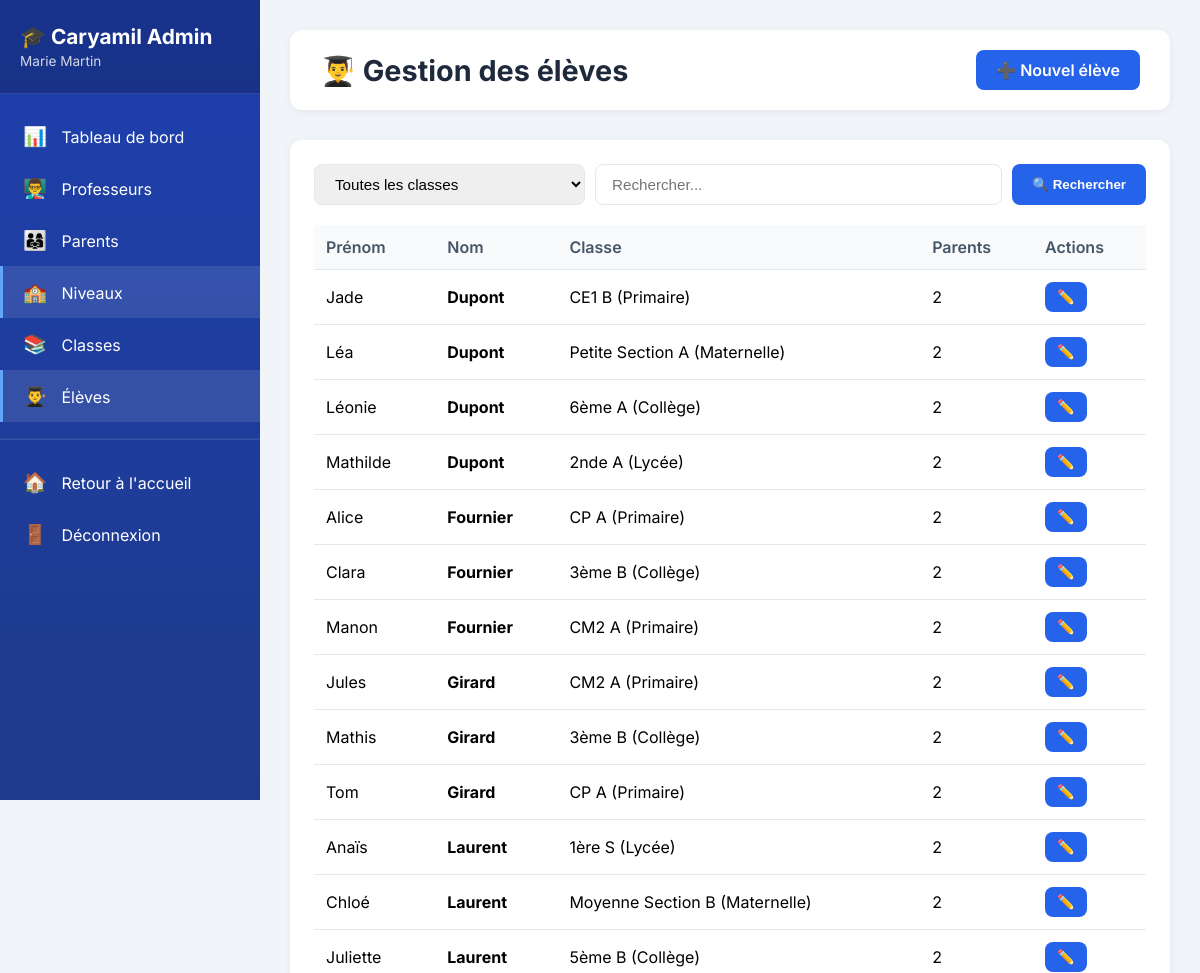
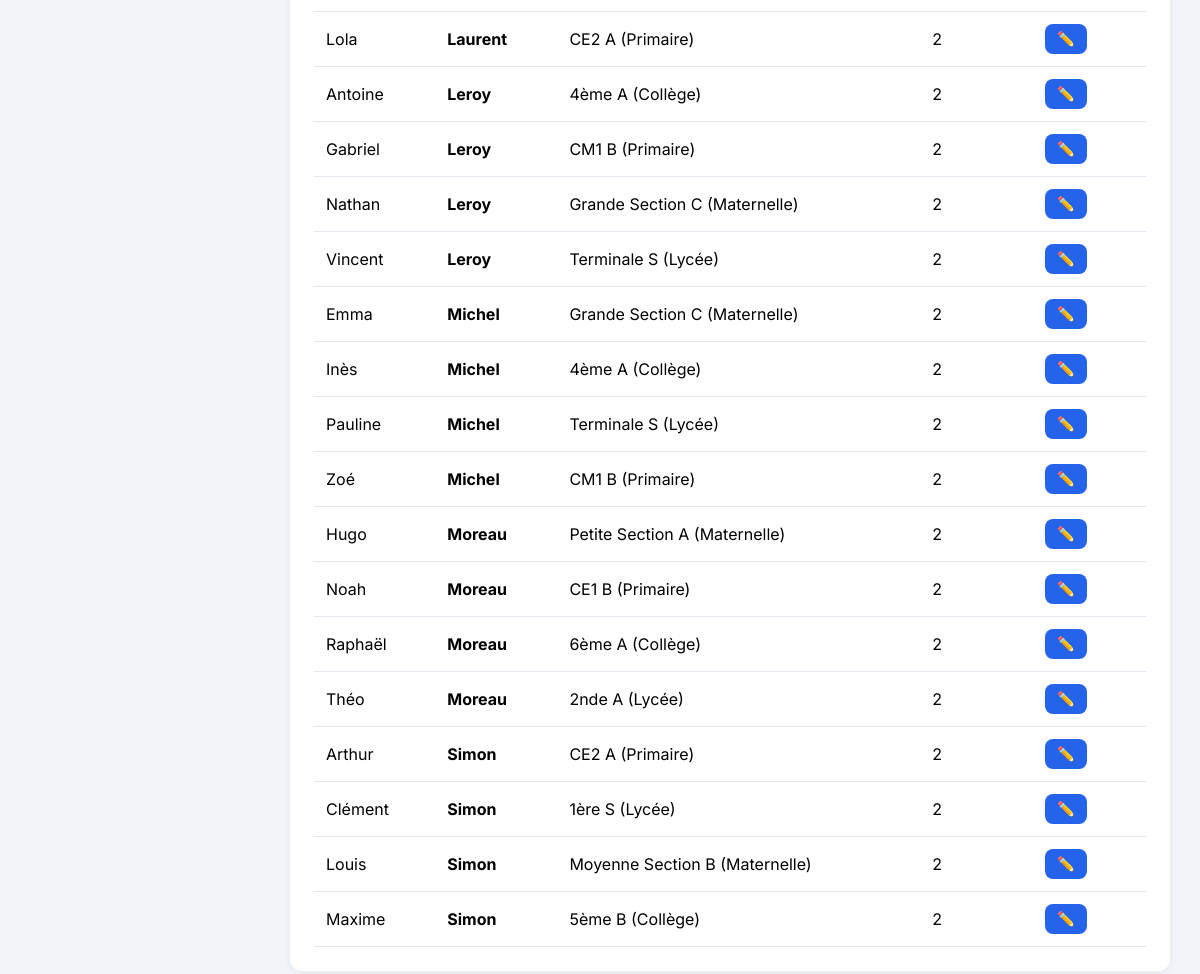
Page /niveaux/administration/eleves/ (signed in) on the earlier database version (2 pictures, top to bottom).
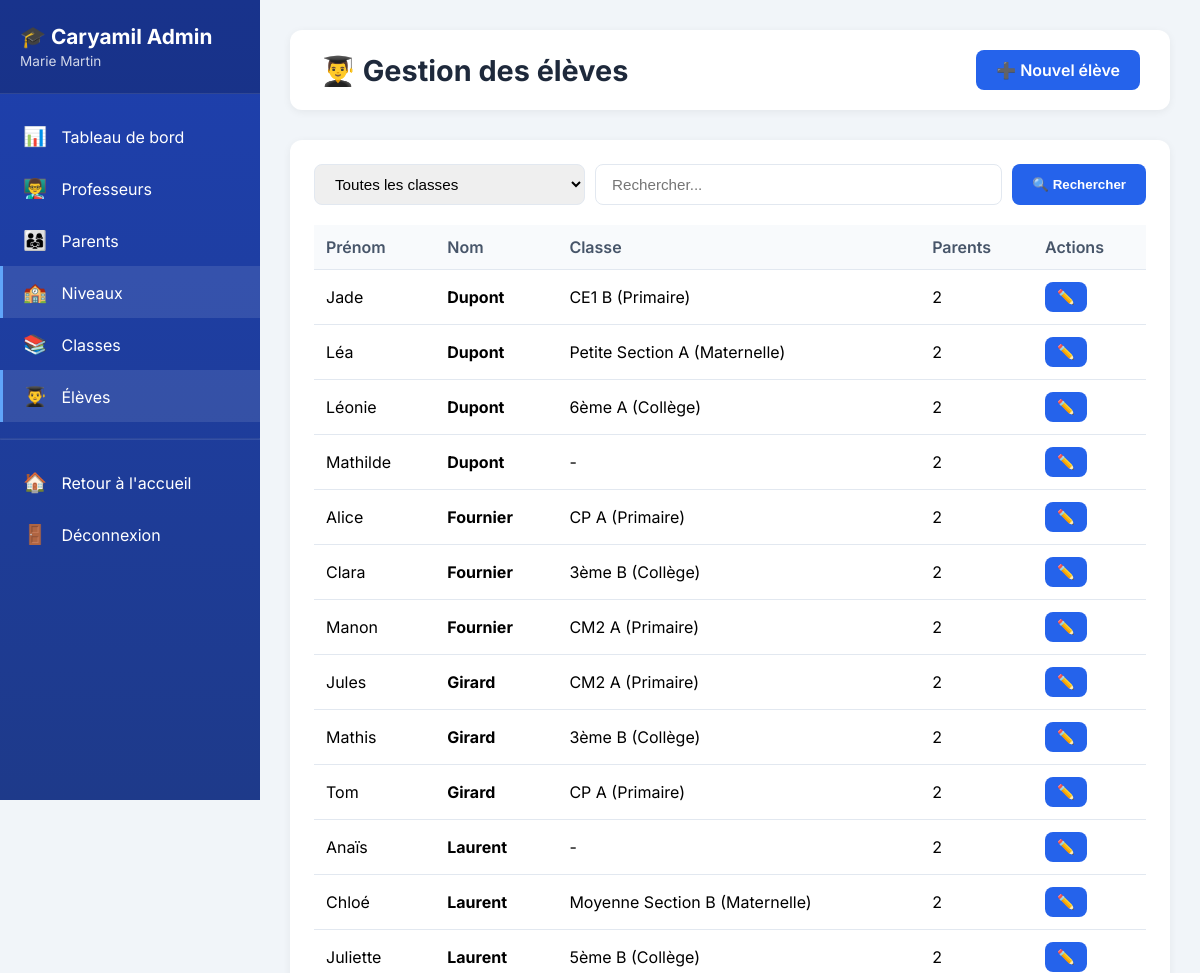
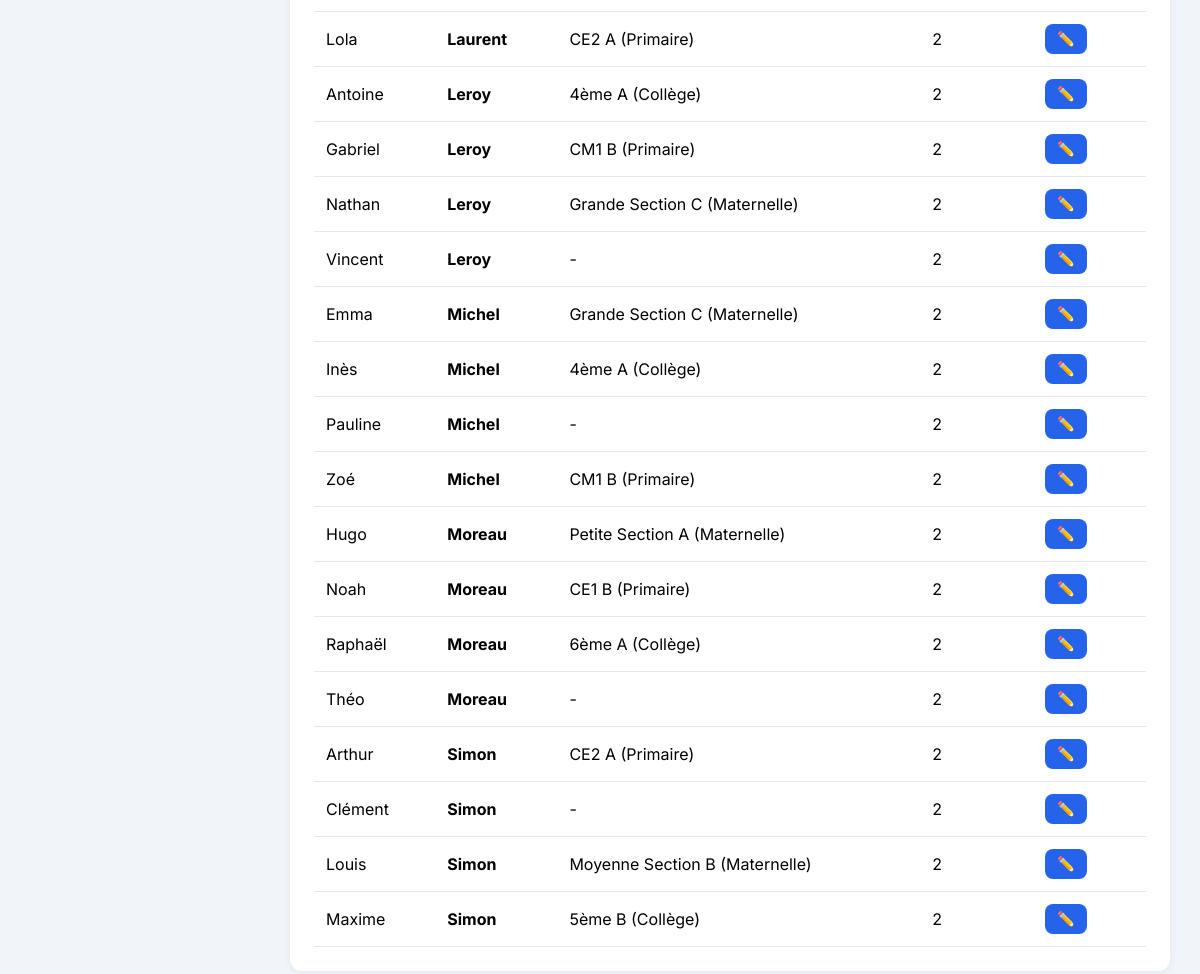
Same page on the later database version (2 pictures, top to bottom).
### school_core/models.py (models this page shows, shortened)
class Student(models.Model):
    first_name = models.CharField(max_length=50, verbose_name="Prénom")
    last_name = models.CharField(max_length=50, verbose_name="Nom")
    date_of_birth = models.DateField(null=True, blank=True, verbose_name="Date de naissance")
    classroom = models.ForeignKey(
        Classroom,
        on_delete=models.SET_NULL,
        null=True,
        blank=True,
        related_name='students'
    )
    parents = models.ManyToManyField(
        settings.AUTH_USER_MODEL,
        related_name='children',
        limit_choices_to={'is_parent': True},
        blank=True
    )
    photo = models.ImageField(upload_to='students/%Y/', blank=True, null=True)
    class Meta:
        verbose_name = "Élève"
        verbose_name_plural = "Élèves"
        ordering = ['last_name', 'first_name']

class Classroom(models.Model):
    level = models.ForeignKey(SchoolLevel, on_delete=models.CASCADE, related_name='classrooms')
    name = models.CharField(max_length=50)
    teacher = models.ForeignKey(
        settings.AUTH_USER_MODEL,
        on_delete=models.SET_NULL,
        null=True,
        blank=True,
        limit_choices_to={'is_teacher': True},
        related_name='taught_classes'
    )
    school_year = models.CharField(max_length=9, default='2025-2026')
    class Meta:
        verbose_name = "Classe"
        verbose_name_plural = "Classes"
        ordering = ['level', 'name']
    def __str__(self):
        return f"{self.name} ({self.level.name})"

class SchoolLevel(models.Model):
    name = models.CharField(max_length=50, unique=True)
    slug = models.SlugField(unique=True)
    description = models.TextField(blank=True)
    class Meta:
        verbose_name = "Niveau scolaire"
        verbose_name_plural = "Niveaux scolaires"
        ordering = ['id']

### interfaces/views_admin.py (the view)
# urls.py: path('administration/eleves/', views_admin.admin_students_list, name='admin_students_list'),
@login_required
def admin_students_list(request):
    if not user_is_admin(request.user):
        messages.error(request, "Accès refusé.")
        return redirect('niveau_selector')
    class_id = request.GET.get('class', '')
    search = request.GET.get('search', '')
    students = Student.objects.select_related('classroom', 'classroom__level').prefetch_related('parents').order_by('last_name', 'first_name')
    if class_id:
        students = students.filter(classroom_id=class_id)
    if search:
        students = students.filter(
            Q(first_name__icontains=search) |
            Q(last_name__icontains=search)
        )
    classes = Classroom.objects.select_related('level').order_by('level', 'name')
    context = {
        'students': students,
        'classes': classes,
        'selected_class': class_id,
        'search': search,
    }
    return render(request, 'admin/students_list.html', context)

### interfaces/views_admin.py (called while the page is built)
def user_is_admin(user):
    return user.is_superuser or user.is_director

### interfaces/templates/admin/students_list.html (shortened to what this page needs)
{% extends 'admin/base.html' %}
{% block content %}
<div class="top-bar">
    <h1 class="page-title">👨‍🎓 Gestion des élèves</h1>
    <a href="{% url 'admin_student_create' %}" class="btn btn-primary">➕ Nouvel élève</a>
</div>
<div class="card">
    <form method="get" class="search-bar">
        <select name="class">
            <option value="">Toutes les classes</option>
        </select>
        <input type="text" name="search" placeholder="Rechercher..." value="{{ search }}">
        <button type="submit" class="btn btn-primary">🔍 Rechercher</button>
    </form>
    <table>
        <thead>
            <tr><th>Prénom</th><th>Nom</th><th>Classe</th><th>Parents</th><th>Actions</th></tr>
        </thead>
        <tbody>
            {% for student in students %}
            <tr>
                <td>{{ student.first_name }}</td>
                <td><strong>{{ student.last_name }}</strong></td>
                <td>{{ student.classroom|default:"-" }}</td>
                <td>{{ student.parents.count }}</td>
                <td><a href="{% url 'admin_student_edit' student.id %}" class="btn btn-sm btn-primary">✏️</a></td>
            </tr>
            {% empty %}
            <tr><td colspan="5" style="text-align: center; color: #64748b;">Aucun élève</td></tr>
            {% endfor %}
        </tbody>
    </table>
</div>
{% endblock %}

Differences in the rows shown:
changed Student "Mathilde": classroom "2nde A (Lycée)" → "-"
changed Student "Anaïs": classroom "1ère S (Lycée)" → "-"
changed Student "Vincent": classroom "Terminale S (Lycée)" → "-"
changed Student "Pauline": classroom "Terminale S (Lycée)" → "-"
changed Student "Théo": classroom "2nde A (Lycée)" → "-"
changed Student "Clément": classroom "1ère S (Lycée)" → "-"
